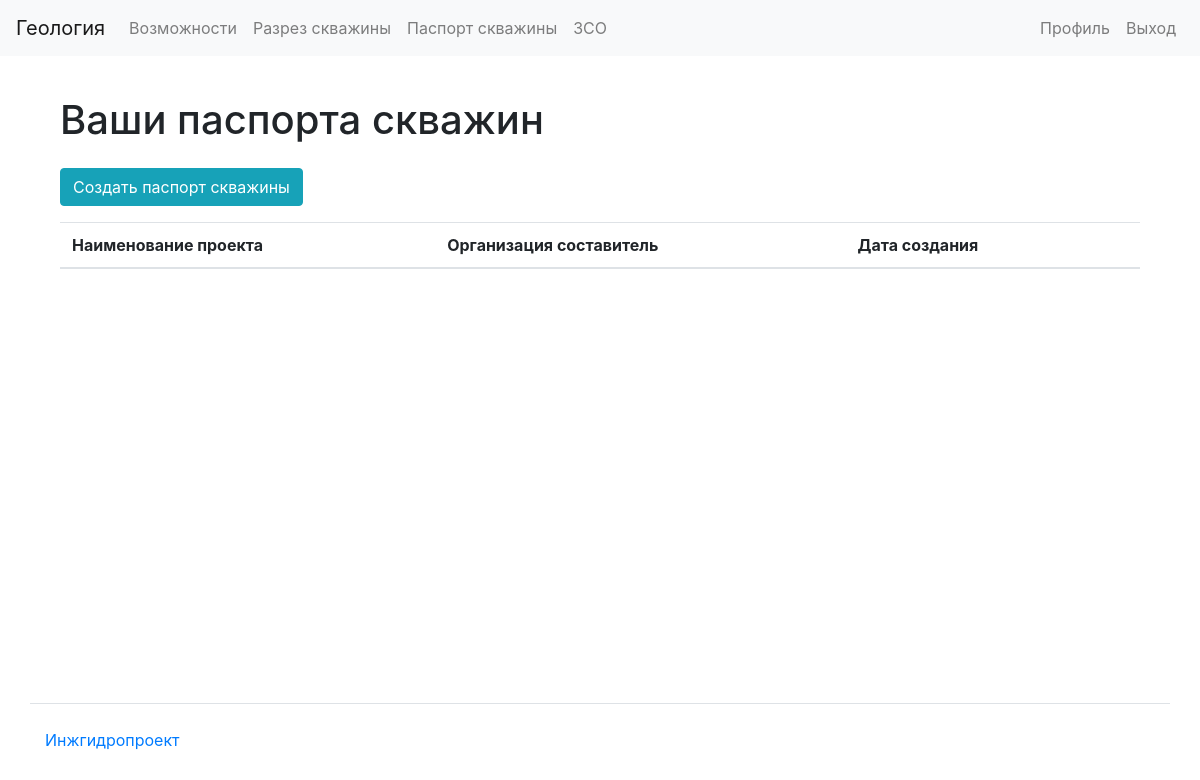
Before: /well_passport/ (signed in) with the older database file.
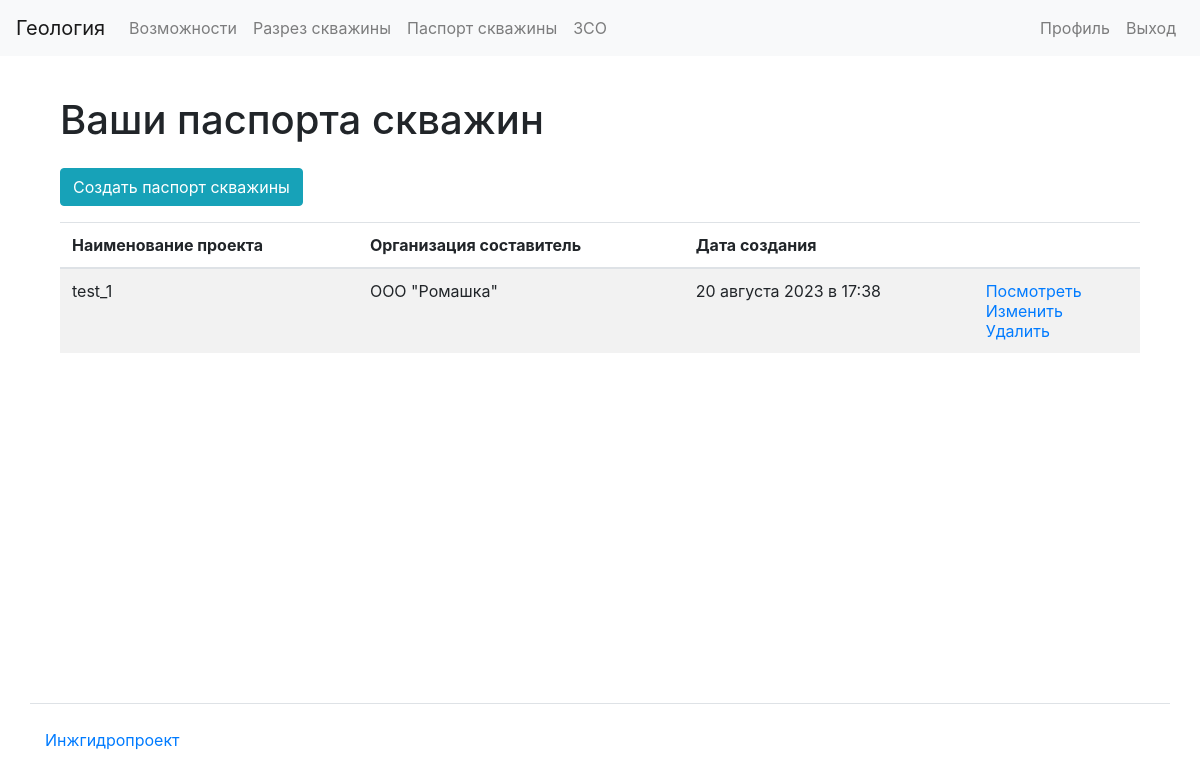
After: the same page with the newer database file.
### apps/well_passport/models.py (models this page shows)
class WellPassport(models.Model):
    user = models.ForeignKey(
        settings.AUTH_USER_MODEL, related_name="well_passport", on_delete=models.CASCADE
    )
    organization = models.ForeignKey(Organization, on_delete=models.CASCADE)
    created_at = models.DateTimeField(auto_now_add=True)
    project_name = models.CharField(max_length=100, blank=True)
    well_number = models.CharField(max_length=100, blank=True)
    passport_type = models.CharField(max_length=100, blank=True)
    republic = models.CharField(max_length=100, null=True)
    region = models.CharField(max_length=100, null=True)
    district = models.CharField(max_length=100, null=True)
    location = models.CharField(max_length=200, null=True)
    well_owner = models.CharField(max_length=200, null=True)
    mailing_adress = models.CharField(max_length=200, null=True)
    NL = models.CharField(max_length=40, null=True)
    SL = models.CharField(max_length=40, null=True)
    ground_lvl = models.FloatField(null=True)
    well_type = models.CharField(max_length=200, null=True)
    well_purpose = models.CharField(max_length=200, null=True)
    drilling_method = models.CharField(max_length=200, null=True)
    rig = models.CharField(max_length=200, null=True)
    project_owner = models.CharField(max_length=200, null=True)
    drilling_company = models.CharField(max_length=200, null=True)
    start = models.DateField(null=True)
    end = models.DateField(null=True)
    finishing = models.DateField(null=True)
    pump_power = models.FloatField(null=True)
    pump_column = models.FloatField(null=True)
    debit = models.FloatField(null=True)
    gis_data = models.CharField(max_length=400, null=True)
    ofr_data = models.CharField(max_length=400, null=True)
    cementation_data = models.CharField(max_length=400, null=True)
    gis = models.FileField(
        upload_to="well_passport/gis/", validators=[validate_file_size], null=True
    )
    analyses = models.FileField(
        upload_to="well_passport/analyses/", validators=[validate_file_size], null=True
    )
    acts = models.FileField(
        upload_to="well_passport/acts/", validators=[validate_file_size], null=True
    )
    sro = models.FileField(
        upload_to="well_passport/sro/", validators=[validate_file_size], null=True
    )
    others_apps_name = models.CharField(max_length=200, null=True)
    others_apps = models.FileField(
        upload_to="well_passport/others/", validators=[validate_file_size], null=True
    )
    well_section = models.OneToOneField(
        "well_section.WellSection",
        on_delete=models.CASCADE,
        related_name="passport",
        null=True,
    )

### apps/organizations/models.py (models this page shows)
class Organization(models.Model):
    user = models.ForeignKey(
        settings.AUTH_USER_MODEL, related_name="organizations", on_delete=models.CASCADE
    )
    org_name = models.CharField(max_length=100)
    inn = models.CharField(max_length=12)
    address = models.CharField(max_length=200)
    email = models.EmailField()
    phone = models.CharField(max_length=15)
    ceo_name = models.CharField(max_length=25)
    originator_position = models.CharField(max_length=25)
    originator_name = models.CharField(max_length=25)
    logo = models.ImageField(upload_to="logos/")
    def __str__(self):
        return self.org_name

### apps/well_passport/views.py (the view)
# urls.py: path("", views.WellPassportListView.as_view(), name="well_passport_list"),
@method_decorator(login_required, name="dispatch")
class WellPassportListView(ListView):
    model = WellPassport
    paginate_by = 10
    def get(self, request, *args, **kwargs):
        user_well_passports = request.user.well_passport.all()
        return render(
            request,
            template_name="well_passport/list.html",
            context={"well_passports": user_well_passports, "title": "Well passports"},
        )

### templates/well_passport/list.html
{% extends 'base.html' %}
{% load bootstrap4 %}
{% load i18n %}
{% block content %}
<div class="container wrapper flex-grow-1">
    <h1 class="my-4">
      {% translate "Ваши паспорта скважин"%}
    </h1>
      <div class="form-group">
        <a href="#" class="btn btn-info" role="button">{% translate "Создать паспорт скважины"%}</a>
</div>
<table class="table table-striped">
<thead>
  <tr>
    <th>{% translate "Наименование проекта"%}</th>
    <th>{% translate "Организация составитель"%}</th>
    <th>{% translate "Дата создания"%}</th>
    <th></th>
  </tr>
</thead>
<tbody>
  {% if well_passports %}
    {% for elem in well_passports %}
      <tr>
        <td>{{ elem.project_name }}</td>
        <td>{{ elem.organization }}</td>
        <td>{{ elem.created_at|date:"d E Y в H:i" }}</td>
        <td>
          <a href="#">{% translate "Посмотреть"%}</a>
          <br>
          <a href="#">{% translate "Изменить"%}</a>
          <br>
          <a href="#">{% translate "Удалить"%}</a>
        </td>
      </tr>
    {% endfor %}
{% endif %}
</tbody>
</table>
</div>
{% endblock %}

Changed rows visible on the page:
added WellPassport: project_name "test_1", organization "ООО \"Ромашка\"", created_at "20 августа 2023 в 17:38"
